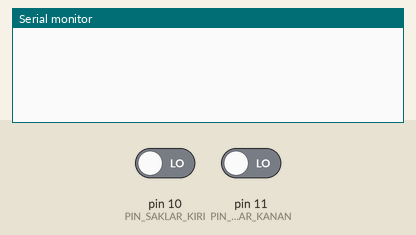
Simulated run of this sketch. Board: Arduino Uno, built with avr-gcc and run on an emulated ATmega328P. Shown: the last lines printed to the serial monitor. The inputs (shaded band) are chosen by the test bench; at power-on: pin 10 (PIN_SAKLAR_KIRI) LOW, pin 11 (PIN_SAKLAR_KANAN) LOW.

Above: at 1.2 s.
1.3 s: pin 10 (PIN_SAKLAR_KIRI) driven HIGH
At 1.56 s:
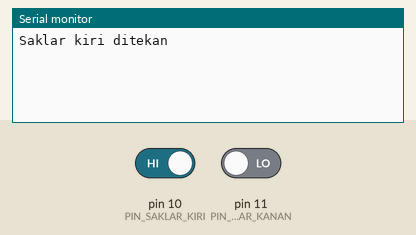
3.3 s: pin 11 (PIN_SAKLAR_KANAN) driven HIGH
At 3.57 s:
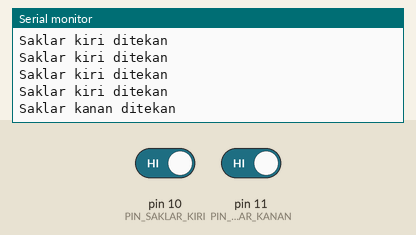

Measured:
- after the input at 1.3 s, the serial monitor: prints a new line after 0.10 s (image 1)
- after the input at 3.3 s, the serial monitor: prints a new line after 0.12 s (image 2)

The sketch:

tesSaklar.ino
```cpp
// ---------------------------------------------
// Contoh pengujian saklar sentuh mikro
// ---------------------------------------------

const int PIN_SAKLAR_KIRI  = 10;
const int PIN_SAKLAR_KANAN = 11;

int saklarKiri;
int saklarKanan;

void setup()
{
  Serial.begin(9600);

  pinMode(PIN_SAKLAR_KIRI, INPUT);
  pinMode(PIN_SAKLAR_KANAN, INPUT);
}

void loop()
{
  // Baca sensor
  saklarKiri = digitalRead(PIN_SAKLAR_KIRI);
  saklarKanan = digitalRead(PIN_SAKLAR_KANAN);

  if (saklarKiri == HIGH)
    Serial.println("Saklar kiri ditekan");

  if (saklarKanan == HIGH)
    Serial.println("Saklar kanan ditekan");

  delay(200);
}
```
